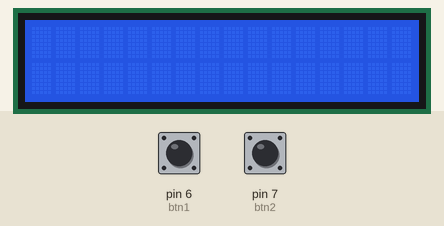
Recording of a sketch running on a simulated Arduino Uno, built with avr-gcc and run on an emulated ATmega328P. Shown: 16×2 character LCD. The inputs (shaded band) are chosen by the test bench; at power-on: pin 6 (btn1) LOW, pin 7 (btn2) LOW.

Above: at 1.2 s.
1.3 s: pin 6 (btn1) pulled HIGH for 1 s
At 2.45 s:
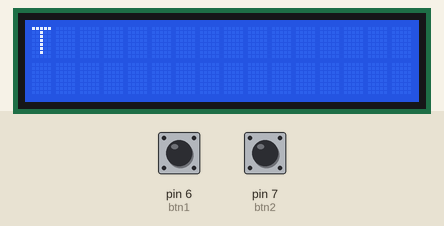
5.3 s: pin 6 (btn1) pulled HIGH for 0.15 s
8.4 s: pin 6 (btn1) pulled HIGH for 3.2 s
14.6 s: pin 6 (btn1) driven HIGH
Timing chart, 0 to 17.6 s (numbered marks = the images above; inputs shaded):
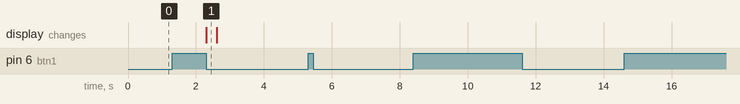

Measured:
- after the input at 1.3 s, the display: changes after 1.0 s (image 1)
- after the input at 5.3 s, every drawn part: stays the same
- after the input at 8.4 s, every drawn part: stays the same
- after the input at 14.6 s, every drawn part: stays the same

The sketch:

kiwaki2MorseCode.ino
```cpp
/*
 * Kenshiro Iwaki - 664864905
 * Project - Morse Code Machine
 * Description: Create a morse code and display the translated message on the 16x2 display. Tap the left button for "dot", long press for "dash". Press the right button to reset.
 *              Waiting at least 1 second after the last left button press will add a space to the message. Long pressing the left button for at least 1 second will stop the message.
 * Assumptions: I can use a similar circuit for lab8 for the 16x2 display and the buttons.
 * References: https://medium.com/swlh/how-tree-data-structures-help-us-understand-morse-code-a95f6f7f2219
 *             https://www.boxentriq.com/code-breaking/morse-code
 *             https://www.arduino.cc/reference/en/language/variables/data-types/stringobject/
 */

#include <LiquidCrystal.h>

struct Node {
  char c;
  Node *left;  // dot
  Node *right;  // dash
};

class MorseCode {
private:
  Node *root;
  Node *curr;  // node for the current character
  String message;
  int len;  // length of the message

public:
  MorseCode();  // set up the tree
  void dot();  // add dot to current character
  void dash();  // add dash to current character
  void addSpace();  // add a space to the current message
  String getMessage() const;  // get the entire message
  int getLength() const;  // get the length of the message
  void reset();  // reset to empty message
};

MorseCode::MorseCode() {
  Node *C0 = new Node{'0', nullptr, nullptr};
  Node *C1 = new Node{'1', nullptr, nullptr};
  Node *C2 = new Node{'2', nullptr, nullptr};
  Node *C3 = new Node{'3', nullptr, nullptr};
  Node *C4 = new Node{'4', nullptr, nullptr};
  Node *C5 = new Node{'5', nullptr, nullptr};
  Node *C6 = new Node{'6', nullptr, nullptr};
  Node *C7 = new Node{'7', nullptr, nullptr};
  Node *C8 = new Node{'8', nullptr, nullptr};
  Node *C9 = new Node{'9', nullptr, nullptr};
  Node *plus = new Node{'+', nullptr, nullptr};
  Node *equal = new Node{'=', nullptr, nullptr};
  Node *slash = new Node{'/', nullptr, nullptr};

  Node *H = new Node{'H', C5, C4};
  Node *V = new Node{'V', nullptr, C3};
  Node *F = new Node{'F', nullptr, nullptr};
  Node *unknown1 = new Node{' ' , nullptr, C2};
  Node *L = new Node{'L', nullptr, nullptr};
  Node *unknown2 = new Node{' ', plus, nullptr};
  Node *P = new Node{'P', nullptr, nullptr};
  Node *J = new Node{'J', nullptr, C1};
  Node *B = new Node{'B', C6, equal};
  Node *X = new Node{'X', slash, nullptr};
  Node *C = new Node{'C', nullptr, nullptr};
  Node *Y = new Node{'Y', nullptr, nullptr};
  Node *Z = new Node{'Z', C7, nullptr};
  Node *Q = new Node{'Q', nullptr, nullptr};
  Node *unknown3 = new Node{' ', C8, nullptr};
  Node *unknown4 = new Node{' ', C9, C0};

  Node *S = new Node{'S', H, V};
  Node *U = new Node{'U', F, unknown1};
  Node *R = new Node{'R', L, unknown2};
  Node *W = new Node{'W', P, J};
  Node *D = new Node{'D', B, X};
  Node *K = new Node{'K', C, Y};
  Node *G = new Node{'G', Z, Q};
  Node *O = new Node{'O', unknown3, unknown4};

  Node *I = new Node{'I', S, U};
  Node *A = new Node{'A', R, W};
  Node *N = new Node{'N', D, K};
  Node *M = new Node{'M', G, O};
  Node *E = new Node{'E', I, A};
  Node *T = new Node{'T', N, M};

  root = new Node{' ', E, T};
  curr = root;
  message = " ";
  len = 1;
}

void MorseCode::dot() {
  if (curr->left != nullptr) {
    curr = curr->left;
  }
  message[len - 1] = curr->c;  // update the last character
}

void MorseCode::dash() {
  if (curr->right != nullptr) {
    curr = curr->right;
  }
  message[len - 1] = curr->c;  // update the last character
}

void MorseCode::addSpace() {
  message += " ";
  len++;
  curr = root;  // reset the current character
}

String MorseCode::getMessage() const {
  return message;
}

int MorseCode::getLength() const {
  return len;
}

void MorseCode::reset() {
  curr = root;
  message = " ";
  len = 1;
}

// global variables
const int rs{12}, en{11}, d4{5}, d5{4}, d6{3}, d7{2};
const int btn1{6}, btn2{7};
int btn1State{}, btn2State{};
int counter1{}, counter2{};
bool finished{false};
LiquidCrystal lcd(rs, en, d4, d5, d6, d7);
MorseCode mc;

void setup() {
  lcd.begin(16, 2);
  pinMode(btn1, INPUT);
  pinMode(btn2, INPUT);
}

void loop() {
  // read the state of the button press
  btn1State = digitalRead(btn1);
  btn2State = digitalRead(btn2);

  if (btn1State == HIGH) {
    counter1++;
    counter2 = 0;
  } else {
    if (counter1 < 15 && counter1 > 0 && !finished) {
      mc.dot();
    } else if (counter1 >= 15 && counter1 < 100 && !finished) {
      mc.dash();
    } else if (counter1 >= 100) {
      finished = true;  // message is complete
    }
    counter1 = 0;
    counter2++;
  }

  // add a space to message after at least 1 second after last button press (10 * 100 = 1000 millisecond = 1 second)
  if (counter2 >= 100) {
    if (mc.getMessage() != " " && !finished) {
      mc.addSpace();
    }
    counter2 = 0;
  }

  // reset the message
  if (btn2State == HIGH) {
    mc.reset();
    counter2 = 0;
    finished = false;
  }

  lcd.setCursor(0, 0);
  lcd.print(mc.getMessage());
  if (finished) {
    lcd.setCursor(0, 1);
    lcd.print("Done");
  }
  delay(10);
  lcd.clear();
}
```
